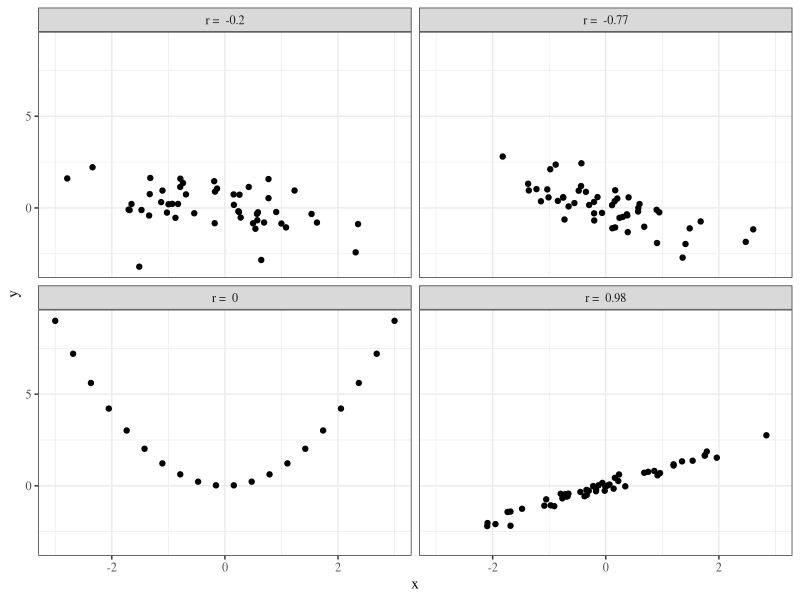
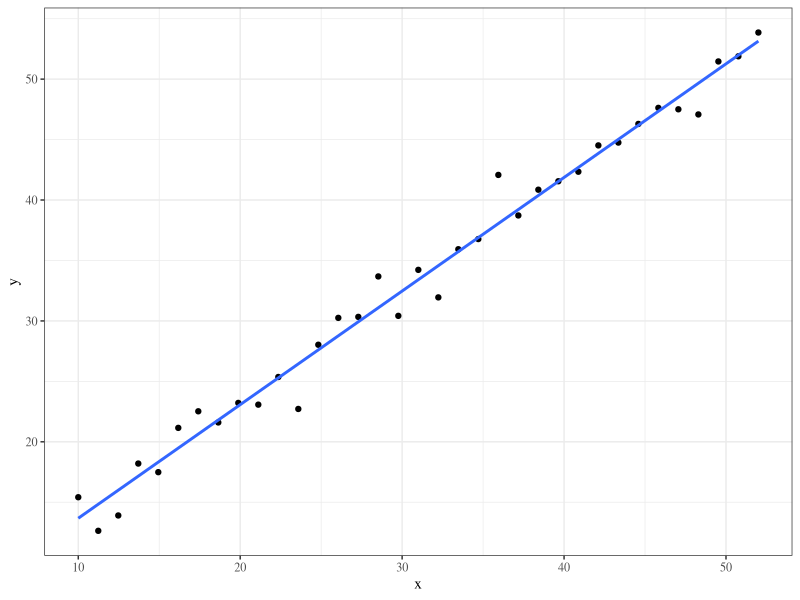
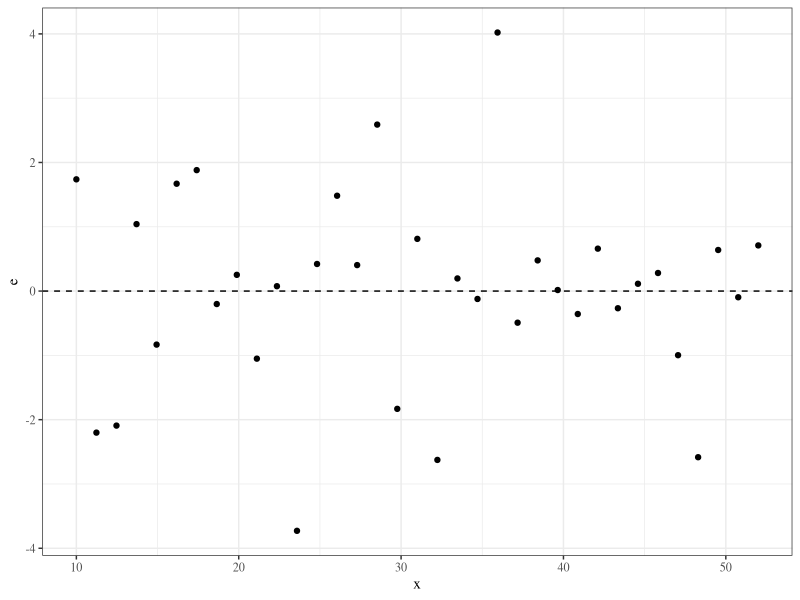
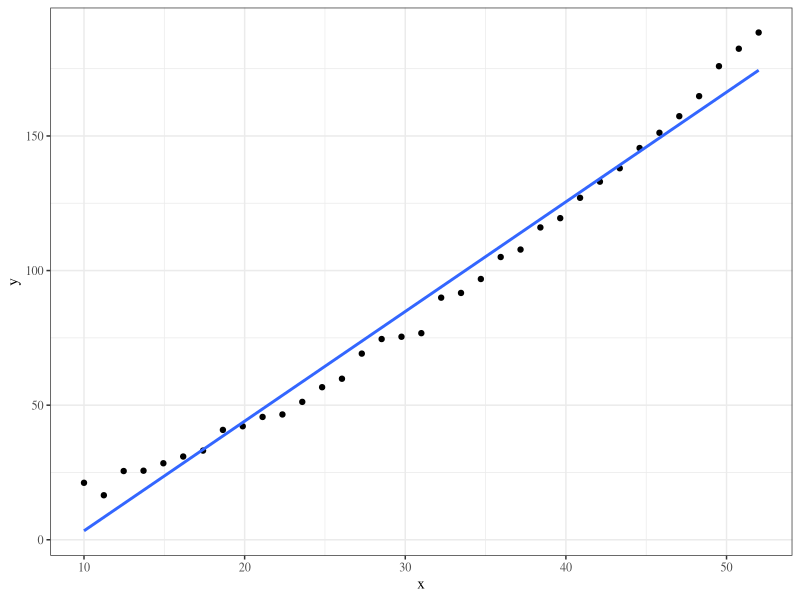
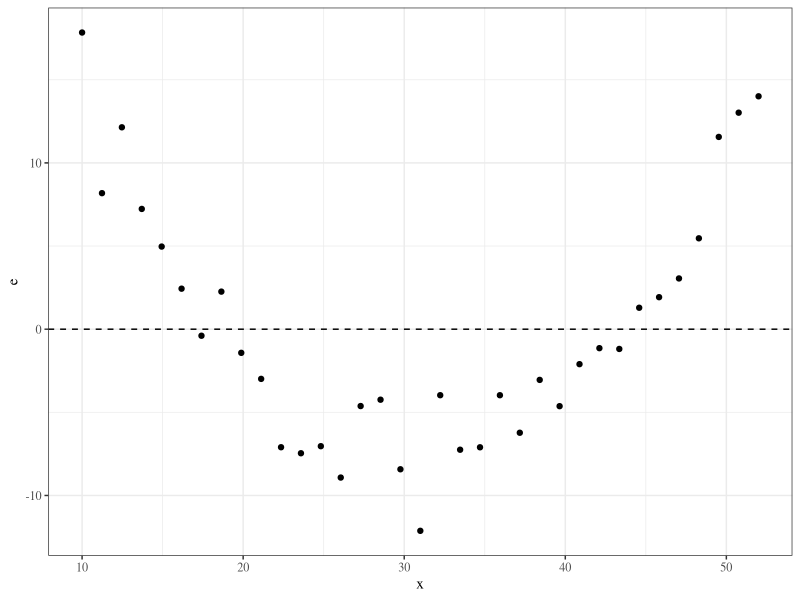
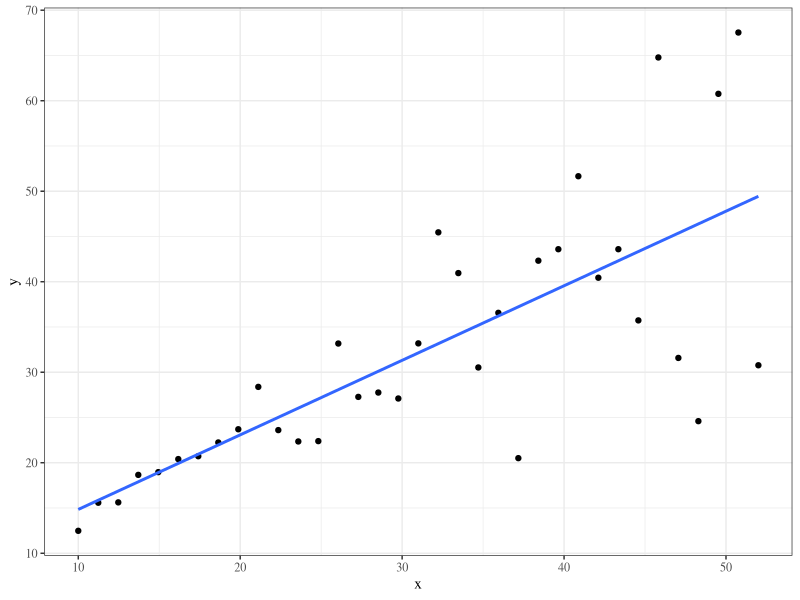
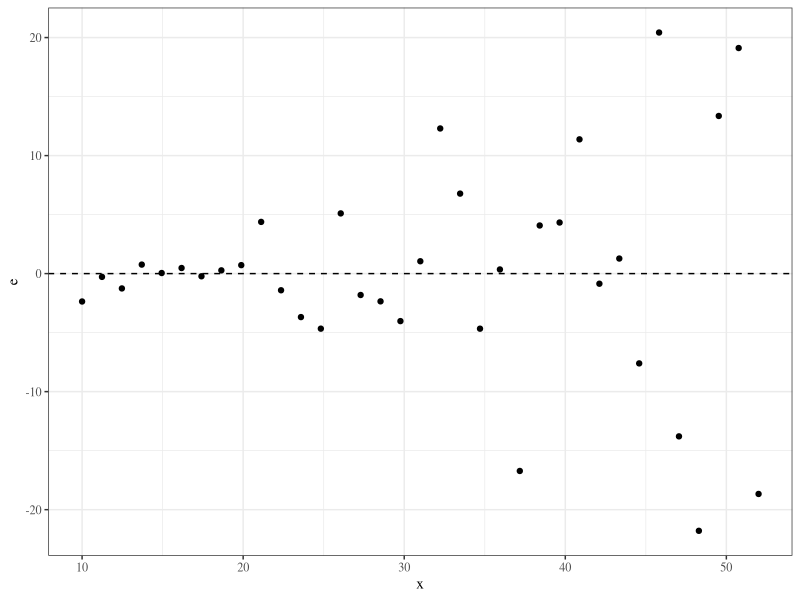

These figures' R source, in order:
## ---- chunk 1
library(knitr)
library(tidyverse)
library(xtable)
library(MASS)

knitr::opts_chunk$set(echo=FALSE, message=FALSE, warning=FALSE, fig.height = 2)
theme_set(theme_bw(base_family = "serif"))

set.seed(305)
## ---- chunk 2
hardness <- data.frame(time = c(32, 72, 64, 48, 16, 40, 80, 56),
                      hardness = c(230, 323, 298, 255, 199, 248, 359, 305))

print(xtable(t(hardness), digits = 0), include.colnames = FALSE, comment = FALSE)

## ---- chunk 3
hardness %>%
  rename(x = time,
         y = hardness) %>%
  mutate(`$xy$` = x*y,
         `$x^2$` = x^2,
         `$y^2$` = y^2) %>%
  rename(`$x$` = x,
         `$y$` = y) %>%
  xtable(digits = 0) %>%
  print(include.rownames = FALSE, sanitize.colnames.function = identity)
## ---- chunk 4
example_dat <- data.frame(gamma = c(.98, -.77, -0.2))

example_dat %>%
  group_by(gamma) %>%
  do(data.frame(mvrnorm(50, rep(0, 2), matrix(c(1, .$gamma, .$gamma, 1), nrow=2)))) %>%
  bind_rows(data.frame(gamma = 0, 
                       X1 = seq(-3, 3, length.out = 20), 
                       X2 = seq(-3, 3, length.out = 20)^2)) %>%
  ungroup() %>%
  mutate(gamma = paste("r = ", gamma)) %>%
  ggplot() +
  geom_point(aes(X1, X2)) +
  facet_wrap(~gamma) +
  xlab("x") + ylab("y")
## ---- chunk 5
b0 <- 4.67
b1 <- .92

perfect <- data.frame(x = seq(10, 52, length.out = 35)) %>%
  mutate(y = b0 + b1*x + rnorm(n(), 0, 2))

pattern <- data.frame(x = seq(10, 52, length.out = 35)) %>%
  mutate(y = b0 + b1*x + .05*x^2 + rnorm(n(), 0, 2))

fan <- data.frame(x = seq(10, 52, length.out = 35)) %>%
  mutate(y = b0 + b1*x + (x/20)^2*rnorm(n(), 0, 2))

ggplot(perfect, aes(x, y)) + geom_point() + geom_smooth(method = "lm", se = FALSE)

qplot(perfect$x, lm(y ~ x, data = perfect)$residuals, geom = "point") + xlab("x") + ylab("e") + geom_hline(aes(yintercept=0), lty=2)
## ---- chunk 6
ggplot(pattern, aes(x, y)) + geom_point() + geom_smooth(method = "lm", se = FALSE)

qplot(pattern$x, lm(y ~ x, data = pattern)$residuals, geom = "point") + xlab("x") + ylab("e") + geom_hline(aes(yintercept=0), lty=2)
## ---- chunk 7
ggplot(fan, aes(x, y)) + geom_point() + geom_smooth(method = "lm", se = FALSE)

qplot(fan$x, lm(y ~ x, data = fan)$residuals, geom = "point") + xlab("x") + ylab("e") + geom_hline(aes(yintercept=0), lty=2)


